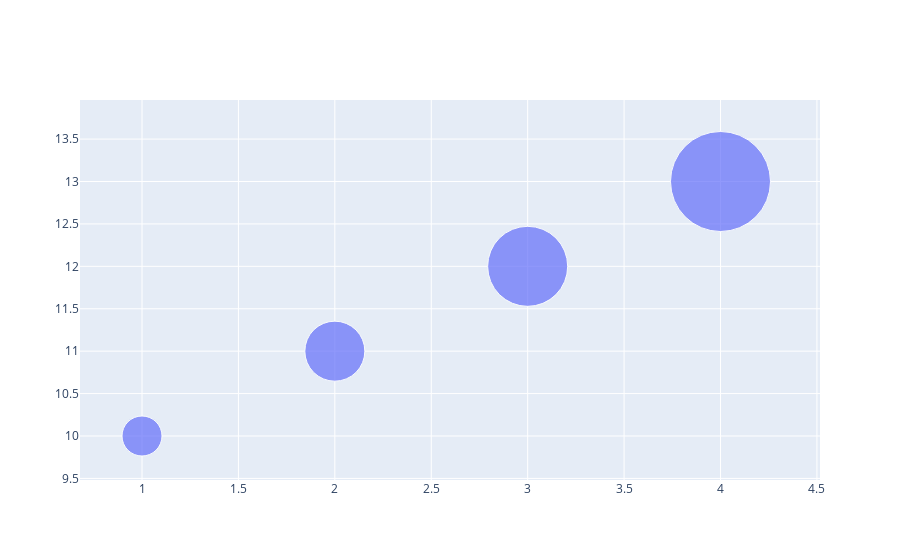

Notebook code cell kept with this figure:
### Code cell
fig=go.Figure(data=go.Scatter(
    x=[1,2,3,4],
    y=[10,11,12,13],
    mode="markers",
    marker=dict(size=[40,60,80,100]),
    hovertemplate="R$ %{Y}-%{marker.size}"
))
fig.show()

### Figure 1 — Plotly figure (JSON) as saved in the notebook; plotly's stock layout.template omitted (floating-point values rounded to 4 significant figures)
{"data": [{"hovertemplate": "R$ %{Y}-%{marker.size}", "marker": {"size": [40, 60, 80, 100]}, "mode": "markers", "type": "scatter", "x": [1, 2, 3, 4], "y": [10, 11, 12, 13]}], "layout": {}}
